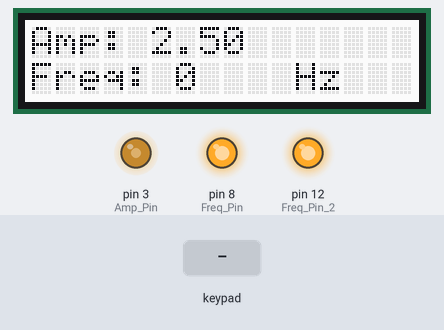
This sketch was run on a simulated Arduino Uno, built with avr-gcc and run on an emulated ATmega328P. Shown: 16×2 character LCD, output pins drawn as LEDs (lit = HIGH). Dashed ring = blinking. Inputs (shaded band) come from the test bench. What the sketch prints to the serial monitor is not drawn.

Above: at 3.3 s.
3.4 s: key 'U' pressed
At 5.9 s:
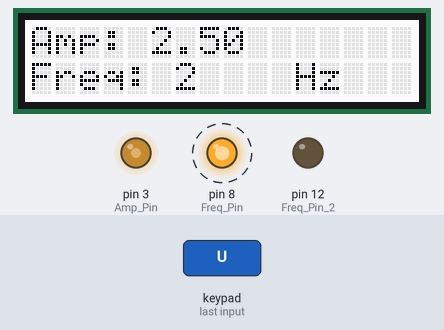
6.0 s: key 'L' pressed
At 7.9 s:
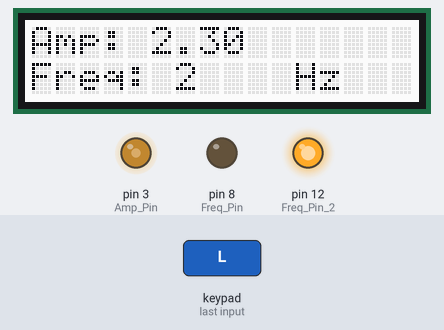
8.0 s: key 'R' pressed
At 9.9 s:
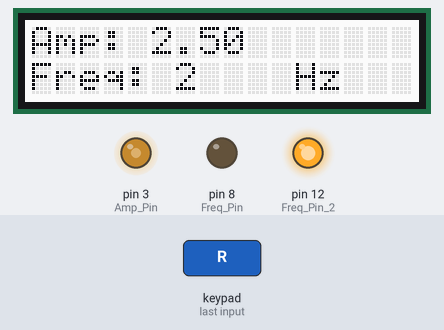
10.0 s: key 'R' pressed
At 11.75 s:
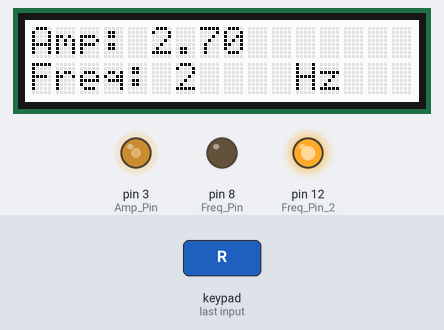
Timing chart, 0 to 13.0 s (numbered marks = the images above; inputs shaded):
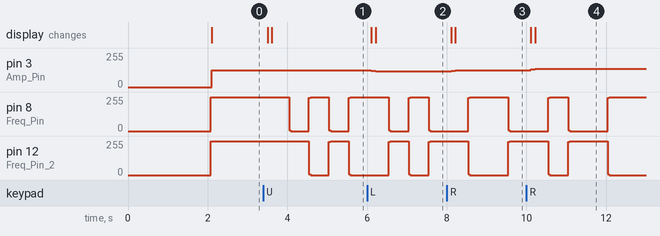

Measured:
- after the input at 3.4 s, pin 8 (Freq_Pin): alternates 255/255 for 0.50 s and 0/255 for 0.50 s, starting after 0.64 s; pin 12 (Freq_Pin_2): 255/255 → 0/255 after 1.1 s, → 255/255 0.50 s later, → 0/255 0.50 s later; the display: first changes after 0.10 s (image 1 shows a later state)
- after the input at 6.0 s, pin 3 (Amp_Pin): 127/255 → 122/255 after 0.11 s, → 117/255 0.11 s later; the display: first changes after 0.11 s (image 2 shows a later state)
- after the input at 8.0 s, pin 3 (Amp_Pin): 117/255 → 122/255 after 0.11 s, → 127/255 0.11 s later; the display: first changes after 0.11 s (image 3 shows a later state)
- after the input at 10.0 s, pin 3 (Amp_Pin): 127/255 → 132/255 after 0.11 s, → 137/255 0.11 s later; the display: first changes after 0.11 s (image 4 shows a later state)

The sketch:

Brachyseed_Oscillator_RC_KR.ino
```cpp
/*********************
// BME 464, BrachySeed Oscillator
// Michael Rees, Rhea Chitalia, Ananya Zutshi, Karthika Raja


This code displays text on the shield, and also reads the buttons on the keypad.
When a button is pressed, the backlight changes color.

**********************/

// include the library code:
#include <Wire.h>
#include <Adafruit_MCP23017.h>
#include <Adafruit_RGBLCDShield.h>
#include <Time.h>

// The shield uses the I2C SCL and SDA pins. On classic Arduinos
// this is Analog 4 and 5 so you can't use those for analogRead() anymore
// However, you can connect other I2C sensors to the I2C bus and share
// the I2C bus.
Adafruit_RGBLCDShield lcd = Adafruit_RGBLCDShield();

// These #defines make it easy to set the backlight color
#define RED 0x1
#define YELLOW 0x3
#define GREEN 0x2
#define TEAL 0x6
#define BLUE 0x4
#define VIOLET 0x5
#define WHITE 0x7


float Amplitude;    // variable to control amplitude. units?
int Frequency;    // variable to control frequency. Hz
float Period;        // period of the frequency

int freq_incr = 1;   // incrementing value for frequency. delta Hz
float amp_incr  = 0.1;   // incrementing value for amplitude. delta PWM value

float freq_max = 50;       // Maximum frequency value. Hz
float freq_min = 0;       // minimun frequency value. Hz

float amp_max = 5;    // maximum amplitude value
float amp_min = 0;    // minimum aplitude value

//ouput pins
int Amp_Pin = 3;    // PWM enabled output pins. for Amplitude adjustments
int Freq_Pin = 8;    // Digital pin. for Frequency adjustments
int Freq_Pin_2 = 12; // Digital pin for the other half wave of the frequency adjustment pulses to the H bridge
boolean Freq_State;    // on/off state of frequency modulating pin


void setup() {

  // define pins as input

  // define pins as output
  pinMode(Amp_Pin, OUTPUT);
  pinMode(Freq_Pin, OUTPUT);

  pinMode(Freq_Pin_2, OUTPUT);

  // Debugging output
  Serial.begin(9600);
  // set up the LCD's number of columns and rows:
  lcd.begin(16, 2);

  // Print a message to the LCD. We track how long it takes since
  // this library has been optimized a bit and we're proud of it :)
  int time = millis();
  lcd.setCursor(0,0);
  lcd.print("BrachyVision");
  time = millis() - time;
  Serial.print("Took "); Serial.print(time); Serial.println(" ms");
  lcd.setBacklight(WHITE);
  delay(2000);
  lcd.clear();

// set default values
Frequency = 0;     // At default state, magnet does not oscillate
Amplitude = 2.5;  // At default state, current to magnet is half of pwm range

// Define default frequency pin states
Freq_State = HIGH;   // at Defualt, current is ON!: Magnet is on, oscillating at 0 Hz
digitalWrite(Freq_Pin, Freq_State);
digitalWrite(Freq_Pin_2, Freq_State);

// Display defaults
// (note: line 1 is the second row, since counting begins with 0):
lcd.setCursor(0,0);
lcd.print("Amp: ");
lcd.setCursor(5, 0);
lcd.print(Amplitude);
lcd.setCursor(0, 1);
lcd.print("Freq: ");
lcd.setCursor(6, 1);
lcd.print(Frequency);
lcd.setCursor(10, 1);
lcd.print(" Hz");
uint8_t i=0;

// Define default Amplitude output
analogWrite(Amp_Pin, Amplitude);
}

void loop() {
  int8_t buttons = lcd.readButtons();
    // check for any user input via buttons
      // increment amplitude and frequency appropriately
      /*
  Input(Frequency, Amplitude, freq_incr, amp_incr)

    // display current frequency and amplitude
  //void Display()

    // output current freq and amplitude to electromagnets
  Output(Frequency, Freq_Pin)
 */
   if (buttons) {
    if (buttons & BUTTON_UP) {
      // increase frequency
      if (Frequency + freq_incr <= freq_max) {
       Frequency += freq_incr;
       delay(100);
      }
      // Update Freq Display
      lcd.setCursor(6, 1);
      lcd.print(Frequency);
      lcd.print(" ");
  }
   if (buttons & BUTTON_DOWN) {
    // decrease frequency
      if (Frequency > freq_min) {
      Frequency -= freq_incr;
      }
      delay(100);
      // Update Freq Display
      lcd.setCursor(6, 1);
      lcd.print(Frequency);
      lcd.print(" ");
   }

       if (buttons & BUTTON_RIGHT) {
      // increase frequency
      if (Amplitude + amp_incr <= amp_max) {
       Amplitude += amp_incr;
       delay(100);
      }
      // Update Freq Display
      lcd.setCursor(5, 0);
      lcd.print(Amplitude);
      lcd.setCursor(9, 0);
      lcd.print("  ");
  }
   if (buttons & BUTTON_LEFT) {
    // decrease frequency
      if (Amplitude - amp_incr > amp_min) {
        Amplitude -= amp_incr;
      }
      delay(100);
      // Update Freq Display
      lcd.setCursor(5, 0);
      lcd.print(Amplitude);
      lcd.setCursor(9, 0);
      lcd.print("  ");
   }

   }

  // output freq and amplitude settings
   // if we are within a tolerance range to the frequency, switch the freq output. this creates oscillations
  Period = (1.0/float(Frequency))*1000;
  if (Frequency == 0) {
    Period = 0;
  }
  if (millis() % int(Period) <= 2 ) { // if we are within 4 msec of the time that the current frequency dictates that we switch pin modes...switch pin mode
   /*
    if (Freq_State = LOW) {
      Freq_State = HIGH;
      digitalWrite(Freq_Pin, Freq_State);
    }
    else {
      Freq_State = LOW;
      digitalWrite(Freq_Pin, Freq_State);
    }
    */


    Freq_State = not Freq_State;
    digitalWrite(Freq_Pin, Freq_State);
    digitalWrite(Freq_Pin_2, not Freq_State);

    Serial.print("hi ");
    Serial.print(Freq_State);
    Serial.print(" ");
    Serial.println(not Freq_State);

    }

    /*
    Serial.print(freq_incr);
    Serial.print(" ");
    Serial.print(Frequency);
    Serial.print(" ");
    Serial.print(int(Period));
    Serial.print(" ");
    Serial.println(millis() % int(Period));
    */
    // update Amplitude output
    analogWrite(Amp_Pin, (Amplitude/5)*255);
    //Serial.println((Amplitude/5)*255);
}
/*
void Input(Frequency, Amplitude, freq_incr, amp_incr) {

  if (buttons) {
    if (buttons & BUTTON_UP) {
      // increase frequency
      if (Frequency + freq_incr <= freq_max) {
       Frequency = Frequency + freq_incr;
      }
      // Update Freq Display
      lcd.setCursor(6, 1);
      lcd.print(Frequency)
  }
   if (buttons & BUTTONS_DOWN) {
    // decrease frequency
      if (Frequency - freq_incr >= freq_min) {
      Frequency = Frequency - freq_incr;
      }
      // Update Freq Display
      lcd.setCursor(6, 1);
      lcd.print(Frequency)
   }

   if (buttons & BUTTONS_LEFT) {
    // decrease amplitude
    if (Amplitude - amp_incr >= amp_min) {
      Amplitude = Amplitude - amp_incr;
      }
      // Update Amp Display
      lcd.setCursor(6, 0);
      lcd.print(Frequency)
   }
   if (buttons & BUTTONS_RIGHT) {
    // decrease amplitude
    if (Amplitude - amp_incr >= amp_min) {
      Amplitude = Amplitude - amp_incr;
      }
      // Update AMP Display
      lcd.setCursor(6, 0);
      lcd.print(Frequency)
   }


}


void Output(Frequency, Freq_Pin) {
 // output freq and amplitude settings
   // if we are within a tolerance range to the frequency, switch the freq output. this creates oscillations
  Period = 1/Frequency;
  if (millis() % (Period*1000) <= 20 ) { // if we are within 20 msec of the time that the current frequency dictates that we switch pin modes...switch pin mode
    if (Freq_State = HIGH) {
      Freq_State = LOW;
      digitalWrite(Freq_Pin, Freq_State)
    }
    else if (Freq_State = LOW) {
      Freq_State = HIGH;
      digitalWrite(Freq_Pin, Freq_State)
    }
  }
}
*/
```
